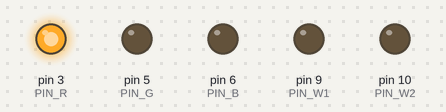
A sketch run on a simulated Arduino Uno, built with avr-gcc and run on an emulated ATmega328P. Shown: output pins drawn as LEDs (lit = HIGH).

Above: at 5.0 s.
At 15.0 s:
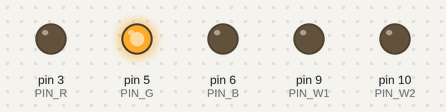
At 25.0 s:
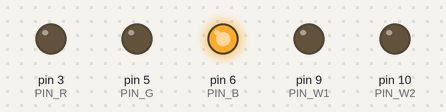
At 35.0 s:
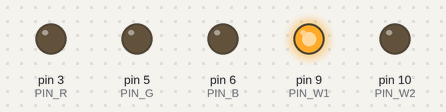
At 45.0 s:
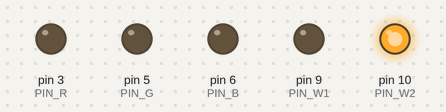
Timing chart, 0 to 65.0 s (numbered marks = the images above):
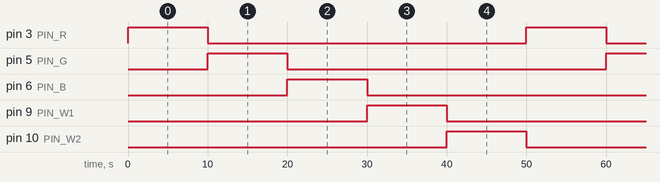

The sketch:

doar_banda_led.ino
```cpp
const uint8_t PIN_R = 3;
const uint8_t PIN_G = 5;
const uint8_t PIN_B = 6;
const uint8_t PIN_W1 = 9;  // Alb Rece (Firul Mov)
const uint8_t PIN_W2 = 10; // Alb Cald / Galben (Firul Galben stânga)

void stingeTot() {
  analogWrite(PIN_R, 0);
  analogWrite(PIN_G, 0);
  analogWrite(PIN_B, 0);
  analogWrite(PIN_W1, 0);
  analogWrite(PIN_W2, 0);
}

void setup() {
  pinMode(PIN_R, OUTPUT);
  pinMode(PIN_G, OUTPUT);
  pinMode(PIN_B, OUTPUT);
  pinMode(PIN_W1, OUTPUT);
  pinMode(PIN_W2, OUTPUT);

  stingeTot();
}

void loop() {
  // 1. Test Rosu
  stingeTot();
  analogWrite(PIN_R, 255);
  delay(10000);

  // 2. Test Verde
  stingeTot();
  analogWrite(PIN_G, 255);
  delay(10000);

  // 3. Test Albastru
  stingeTot();
  analogWrite(PIN_B, 255);
  delay(10000);

  // 4. Test Alb Rece
  stingeTot();
  analogWrite(PIN_W1, 255);
  delay(10000);

  // 5. Test Alb Cald (Galben)
  stingeTot();
  analogWrite(PIN_W2, 255);
  delay(10000);
}
```

Measured:
- by itself, pin 3 (PIN_R), pin 5 (PIN_G), pin 6 (PIN_B), pin 9 (PIN_W1), pin 10 (PIN_W2): alternates HIGH for 10.0 s and LOW for 40.0 s
- by itself, everything shown: repeats every 50.0 s, in 5 steps
